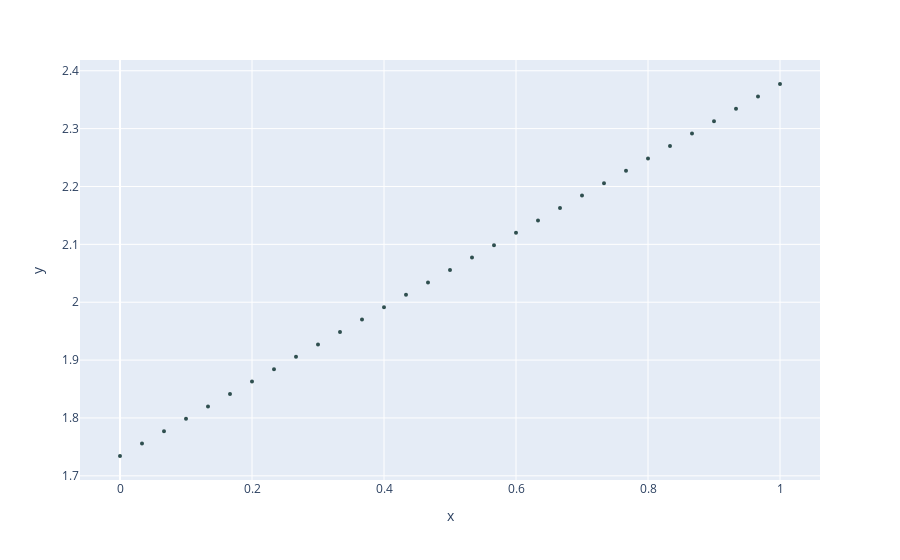

Source (notebook cell):
### Code cell
line4.plot()

### Figure 1 — Plotly figure (JSON) as saved in the notebook; plotly's stock layout.template omitted (floating-point values rounded to 4 significant figures)
{"data": [{"hovertemplate": "x=%{x}<br>y=%{y}<extra></extra>", "legendgroup": "", "marker": {"color": "#636efa", "line": {"color": "DarkSlateGrey", "width": 2}, "size": 2, "symbol": "circle"}, "mode": "markers", "name": "", "orientation": "v", "showlegend": false, "type": "scatter", "x": [0, 0.03333, 0.06667, 0.1, 0.1333, 0.1667, 0.2, 0.2333, 0.2667, 0.3, 0.3333, 0.3667, 0.4, 0.4333, 0.4667, 0.5, 0.5333, 0.5667, 0.6, 0.6333, 0.6667, 0.7, 0.7333, 0.7667, 0.8, 0.8333, 0.8667, 0.9, 0.9333, 0.9667, 1], "xaxis": "x", "y": [1.734, 1.756, 1.777, 1.799, 1.82, 1.841, 1.863, 1.884, 1.906, 1.927, 1.949, 1.97, 1.991, 2.013, 2.034, 2.056, 2.077, 2.099, 2.12, 2.141, 2.163, 2.184, 2.206, 2.227, 2.249, 2.27, 2.291, 2.313, 2.334, 2.356, 2.377], "yaxis": "y"}], "layout": {"legend": {"tracegroupgap": 0}, "margin": {"t": 60}, "xaxis": {"anchor": "y", "domain": [0, 1], "title": {"text": "x"}}, "yaxis": {"anchor": "x", "domain": [0, 1], "title": {"text": "y"}}}}
